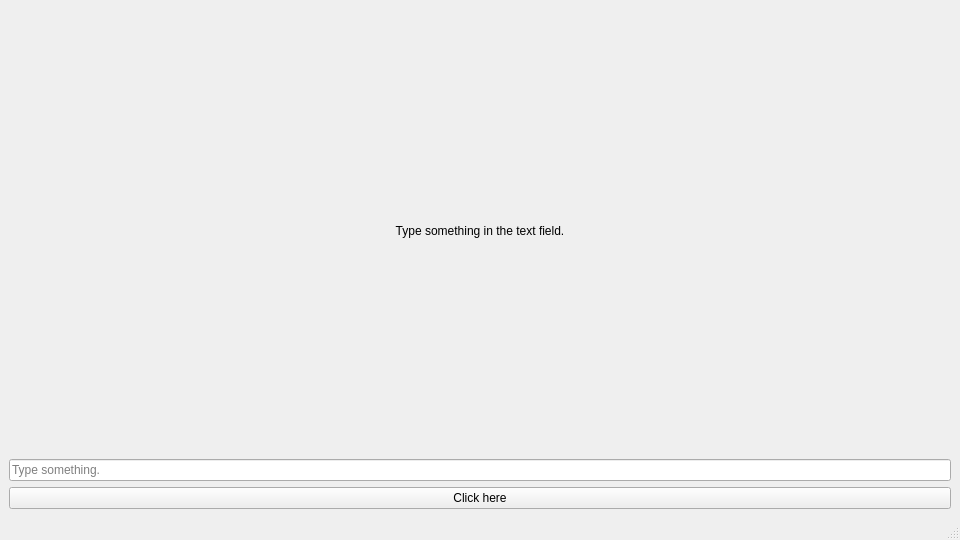
<?xml version="1.0" encoding="UTF-8"?>
<ui version="4.0">
 <class>MainWindow</class>
 <widget class="QMainWindow" name="MainWindow">
  <property name="geometry">
   <rect>
    <x>0</x>
    <y>0</y>
    <width>960</width>
    <height>540</height>
   </rect>
  </property>
  <property name="windowTitle">
   <string notr="true">Python - PySide - Qt - XML</string>
  </property>
  <property name="windowIcon">
   <iconset resource="../resources.qrc">
    <normaloff>:/icons/app</normaloff>:/icons/app</iconset>
  </property>
  <widget class="QWidget" name="centralwidget">
   <layout class="QVBoxLayout" name="verticalLayout">
    <item>
     <widget class="QLabel" name="label">
      <property name="text">
       <string>Type something in the text field.</string>
      </property>
      <property name="alignment">
       <set>Qt::AlignmentFlag::AlignCenter</set>
      </property>
     </widget>
    </item>
    <item>
     <widget class="QLineEdit" name="line_edit">
      <property name="placeholderText">
       <string>Type something.</string>
      </property>
     </widget>
    </item>
    <item>
     <widget class="QPushButton" name="button">
      <property name="text">
       <string>Click here</string>
      </property>
     </widget>
    </item>
   </layout>
  </widget>
  <widget class="QMenuBar" name="menubar">
   <property name="geometry">
    <rect>
     <x>0</x>
     <y>0</y>
     <width>960</width>
     <height>22</height>
    </rect>
   </property>
  </widget>
  <widget class="QStatusBar" name="statusbar"/>
 </widget>
 <resources>
  <include location="../resources.qrc"/>
 </resources>
 <connections/>
</ui>
